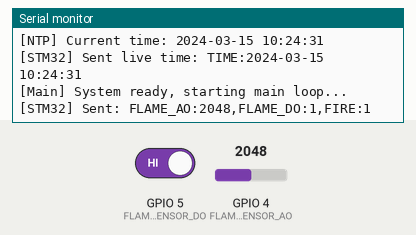
Bench run of a sketch on a simulated ESP32-S3. On the bench: the last lines printed to the serial monitor. The inputs (shaded band) are chosen by the test bench; at power-on: GPIO 4 (FLAME_SENSOR_AO) = 2048, GPIO 5 (FLAME_SENSOR_DO) HIGH. WiFi joins after 1.5 s; servers stay silent unless stated; network time is answered at once with the bench clock; the local clock reads 2024-03-15 10:24:30 at power-on unless the sketch sets it.

Above: at 2.8 s.
2.9 s: GPIO 4 (FLAME_SENSOR_AO) set to 960
At 5.6 s:
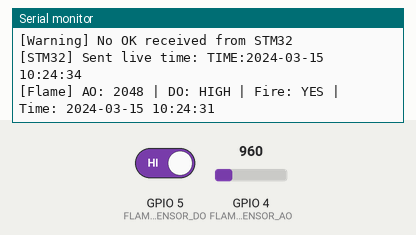
6.2 s: GPIO 5 (FLAME_SENSOR_DO) driven LOW
At 13.5 s:
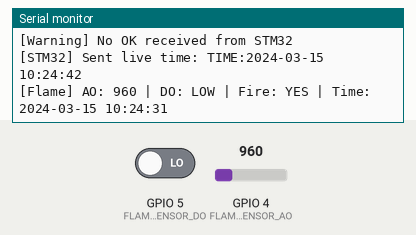
14.4 s: GPIO 4 (FLAME_SENSOR_AO) set to 1040
At 15.5 s:
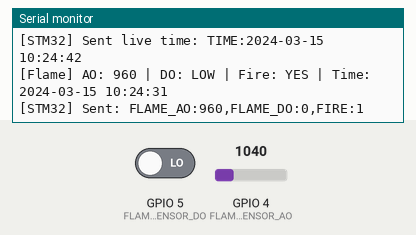
15.9 s: GPIO 5 (FLAME_SENSOR_DO) driven HIGH
At 18.26 s:
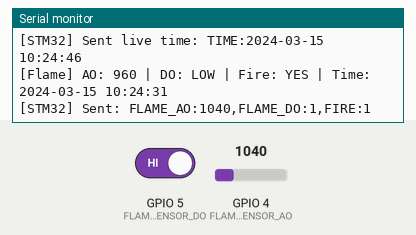
Timing chart, 0 to 18.4 s (numbered marks = the images above; inputs shaded):
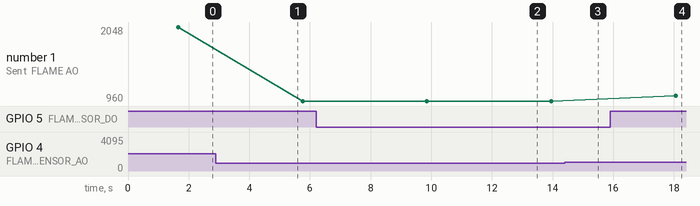

Measured:
- after the input at 6.2 s, the serial monitor: prints a new line after 3.7 s (image 2)
- after the input at 15.9 s, the serial monitor: prints a new line after 2.2 s (image 4)
- plotted number 1: 2048 → 960 after the input at 2.9 s

The sketch:

fire_watch.ino
```cpp
#include <WiFi.h>
#include <NTPClient.h>
#include <WiFiUdp.h>

// 基于ESP32S3 Dev Module的火情监测系统
// 功能：读取火焰传感器数据，接收STM32发送的时间，整合后传输给STM32

// 定义引脚
#define FLAME_SENSOR_AO 4  // 火焰传感器引脚（模拟输入）
#define FLAME_SENSOR_DO 5  // 火焰传感器数字输出引脚
#define TX_PIN 17           // 串口发送引脚（连接到STM32的RX）
#define RX_PIN 18           // 串口接收引脚（连接到STM32的TX）

// 定义串口
HardwareSerial SerialSTM32(1);  // 使用串口2与STM32通信

// 传感器阈值
#define FLAME_THRESHOLD 1000  // 火焰传感器阈值

// WiFi配置

/**热点
const char* ssid = "vivoS15e";
const char* password = "11111111";
*/
const char* ssid = "TP-LINK_FF99";
const char* password = "pq18782975992";

// NTP配置
WiFiUDP ntpUDP;
NTPClient timeClient(ntpUDP, "cn.pool.ntp.org", 8 * 3600, 60000);

// 数据结构
struct SensorData {
  int flameValue;     // 火焰传感器模拟值
  bool flameDigital;   // 火焰传感器数字值
  bool fireDetected;   // 是否检测到火焰
};

SensorData sensorData;

// 时间相关变量
String currentTime = "";  // 当前时间（YYYY-MM-DD HH:MM:SS）
bool timeReceived = false; // 是否接收到时间
unsigned long lastTimeSync = 0;  // 上次时间同步时间
const unsigned long TIME_SYNC_INTERVAL = 3600000; // 1小时（毫秒）

// 接收缓冲区
char rxBuffer[64];
int rxIndex = 0;

void setup() {
  // 初始化串口0（用于调试）
  Serial.begin(115200);

  // 初始化串口1（用于与STM32通信）
  SerialSTM32.begin(115200, SERIAL_8N1, RX_PIN, TX_PIN);

  // 初始化传感器引脚
  pinMode(FLAME_SENSOR_AO, INPUT);  // 火焰传感器模拟输入
  pinMode(FLAME_SENSOR_DO, INPUT);   // 火焰传感器数字输入

  Serial.println("========================================");
  Serial.println("  ESP32 Fire Monitoring System");
  Serial.println("========================================");

  // 连接WiFi
  Serial.println("[WiFi] Connecting to WiFi...");
  Serial.print("[WiFi] SSID: ");
  Serial.println(ssid);

  WiFi.begin(ssid, password);

  int attempts = 0;
  while (WiFi.status() != WL_CONNECTED && attempts < 20) {
    delay(500);
    Serial.print(".");
    attempts++;
  }

  if (WiFi.status() == WL_CONNECTED) {
    Serial.println("\r\n[WiFi] Connected!");
    Serial.print("[WiFi] IP address: ");
    Serial.println(WiFi.localIP());

    // 初始化NTP客户端
    timeClient.begin();

    // 首次时间同步
    syncNTPTime();

    // 发送时间到STM32
    sendTimeToSTM32();
  } else {
    Serial.println("\r\n[WiFi] Failed to connect!");
    Serial.println("[WiFi] Will use time from STM32");
  }

  Serial.println("\r\n[Main] System ready, starting main loop...");

  // 清空接收缓冲区
  memset(rxBuffer, 0, sizeof(rxBuffer));
  rxIndex = 0;
}

void loop() {
  // 定期同步NTP时间（每小时一次）
  if (millis() - lastTimeSync >= TIME_SYNC_INTERVAL) {
    if (WiFi.status() == WL_CONNECTED) {
      syncNTPTime();

    }
    lastTimeSync = millis();
  }

  // 接收STM32发送的时间
  receiveTimeFromSTM32();

  // 读取传感器数据
  readSensors();

  // 处理数据
  processData();

  // 传输数据给STM32
  sendDataToSTM32();

  // 等待STM32的确认信号
  waitForSTM32Response();


// 增加延时，确保STM32处理完成
  delay(500);

  // 发送时间到STM32
  sendTimeToSTM32();


  // 再次增加延时，确保STM32接收完成
  delay(500);

  // 打印调试信息
  printDebugInfo();

  // 延时
  delay(1000);
}

// 同步NTP时间
// 同步NTP时间
void syncNTPTime() {
  Serial.println("[NTP] Syncing time...");

  // 检查WiFi连接状态
  if (WiFi.status() != WL_CONNECTED) {
    Serial.println("[NTP] WiFi not connected!");
    return;
  }

  Serial.print("[NTP] WiFi IP: ");
  Serial.println(WiFi.localIP());

  // 检查NTP客户端状态
  Serial.println("[NTP] Updating NTP client...");

  if (timeClient.update()) {
    unsigned long epochTime = timeClient.getEpochTime();

    Serial.print("[NTP] Epoch time: ");
    Serial.println(epochTime);

    // 修复：将unsigned long转换为time_t
    time_t time = (time_t)epochTime;
    struct tm *timeinfo = localtime(&time);

    char timeStr[20];
    strftime(timeStr, sizeof(timeStr), "%Y-%m-%d %H:%M:%S", timeinfo);

    Serial.print("[NTP] Current time: ");
    Serial.println(timeStr);

    currentTime = String(timeStr);
    timeReceived = true;

    lastTimeSync = millis();
  } else {
    Serial.println("[NTP] Failed to sync time");
    Serial.println("[NTP] Possible reasons:");
    Serial.println("[NTP] 1. NTP server not reachable");
    Serial.println("[NTP] 2. Network connection issue");
    Serial.println("[NTP] 3. NTP server timeout");
  }
}

// 发送时间到STM32 (每次发送都实时计算最新的一秒)
void sendTimeToSTM32() {
  if (timeReceived) {
    // 1. 让 NTPClient 计算从上次网络同步到现在，过了多少秒
    timeClient.update();

    // 2. 获取本地最新的 Unix 时间戳 (一直随时间跳动的)
    unsigned long epochTime = timeClient.getEpochTime();
    time_t t = (time_t)epochTime;
    struct tm *timeinfo = localtime(&t);

    // 3. 重新格式化出当前的真实时间
    char timeStr[20];
    strftime(timeStr, sizeof(timeStr), "%Y-%m-%d %H:%M:%S", timeinfo);

    // 4. 发送给 STM32
    String timeMsg = "TIME:" + String(timeStr) + "\r\n";
    SerialSTM32.print(timeMsg);

    Serial.print("[STM32] Sent live time: ");
    Serial.print(timeMsg);

    // 等待数据发送完成
    SerialSTM32.flush();
    delay(100);
  }
}

// 读取传感器数据
void readSensors() {
  // 读取火焰传感器数据
  sensorData.flameValue = analogRead(FLAME_SENSOR_AO);
  sensorData.flameDigital = digitalRead(FLAME_SENSOR_DO);
}

// 处理数据
void processData() {
  // 检测火焰（同时使用模拟值和数字值）
  if (sensorData.flameValue > FLAME_THRESHOLD || !sensorData.flameDigital) {
    sensorData.fireDetected = true;
  } else {
    sensorData.fireDetected = false;
  }
}

// 传输数据给STM32
void sendDataToSTM32() {
  // 发送格式："FLAME_AO:xxx,FLAME_DO:0/1,FIRE:0/1\n"
  SerialSTM32.print("FLAME_AO:");
  SerialSTM32.print(sensorData.flameValue);
  SerialSTM32.print(",FLAME_DO:");
  SerialSTM32.print(sensorData.flameDigital ? 1 : 0);
  SerialSTM32.print(",FIRE:");
  SerialSTM32.println(sensorData.fireDetected ? 1 : 0);

  Serial.print("[STM32] Sent: FLAME_AO:");
  Serial.print(sensorData.flameValue);
  Serial.print(",FLAME_DO:");
  Serial.print(sensorData.flameDigital ? 1 : 0);
  Serial.print(",FIRE:");
  Serial.println(sensorData.fireDetected ? 1 : 0);
}

// 等待STM32的确认信号
void waitForSTM32Response() {
  unsigned long startTime = millis();
  bool receivedOK = false;

  // 等待最多2秒
  while (millis() - startTime < 2000) {
    if (SerialSTM32.available()) {
      char c = SerialSTM32.read();

      // 将接收到的字符存入缓冲区
      if (rxIndex < sizeof(rxBuffer) - 1) {
        rxBuffer[rxIndex++] = c;
      }

      // 检查是否收到"OK\r\n"
      if (rxIndex >= 4 &&
          rxBuffer[rxIndex-4] == 'O' &&
          rxBuffer[rxIndex-3] == 'K' &&
          rxBuffer[rxIndex-2] == '\r' &&
          rxBuffer[rxIndex-1] == '\n') {
        receivedOK = true;
        Serial.println("[STM32] Received OK");
        break;
      }
    }
  }

  if (!receivedOK) {
    Serial.println("[Warning] No OK received from STM32");
  }

  // 清空接收缓冲区
  memset(rxBuffer, 0, sizeof(rxBuffer));
  rxIndex = 0;
}

// 接收STM32发送的时间
void receiveTimeFromSTM32() {
  if (SerialSTM32.available()) {
    char c = SerialSTM32.read();

    // 将接收到的字符存入缓冲区
    if (rxIndex < sizeof(rxBuffer) - 1) {
      rxBuffer[rxIndex++] = c;
    }

    // 检查是否收到完整的时间格式：TIME:YYYY-MM-DD HH:MM:SS\n
    if (c == '\n' && rxIndex > 20) {
      // 检查是否以"TIME:"开头
      if (rxBuffer[0] == 'T' &&
          rxBuffer[1] == 'I' &&
          rxBuffer[2] == 'M' &&
          rxBuffer[3] == 'E' &&
          rxBuffer[4] == ':') {

        // 提取时间字符串（跳过"TIME:"前缀）
        currentTime = String(rxBuffer + 5);

        // 移除末尾的换行符
        currentTime.trim();

        timeReceived = true;

        Serial.print("[STM32] Received time: ");
        Serial.println(currentTime);
      }

      // 清空接收缓冲区
      memset(rxBuffer, 0, sizeof(rxBuffer));
      rxIndex = 0;
    }
  }
}

// 打印调试信息
void printDebugInfo() {
  Serial.print("[Flame] AO: ");
  Serial.print(sensorData.flameValue);
  Serial.print(" | DO: ");
  Serial.print(sensorData.flameDigital ? "HIGH" : "LOW");
  Serial.print(" | Fire: ");
  Serial.print(sensorData.fireDetected ? "YES" : "NO");

  if (timeReceived) {
    Serial.print(" | Time: ");
    Serial.print(currentTime);
  }

  Serial.println();
}
```
